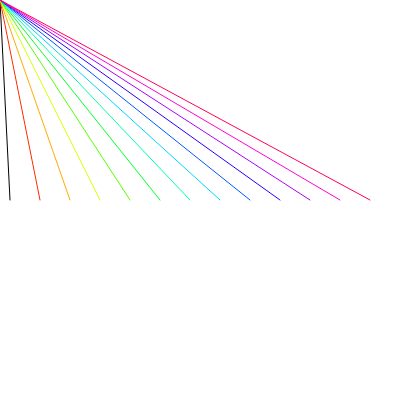
Frame 1 (no input)
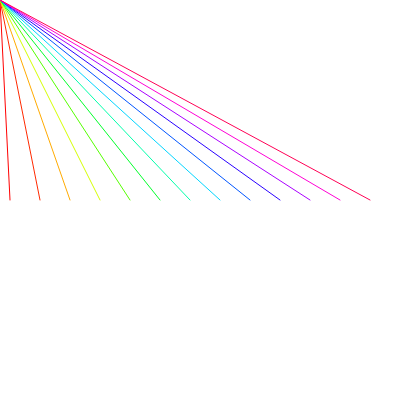
Frame 60 (no input)
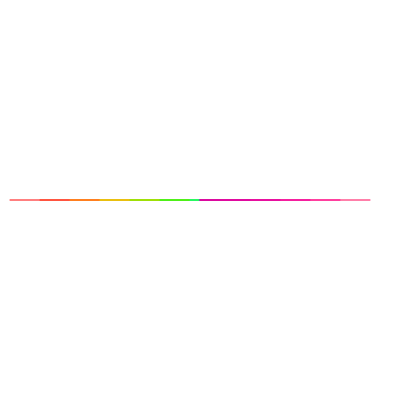
Frame 120 (the mouse pressed at the canvas centre since frame 60)

The p5.js sketch that drew these frames (run headless with seeded random() and noise() and a simulated clock; from frame 60 on, the mouse is pressed at the canvas centre):

// p5.js sketch
// ── sketch.js
function setup() {
  createCanvas(400, 400);
colorMode(HSB);
}

function draw() {
  background(255);

  for (var x = 10; x < width-10; x = x + 30) {
    line(x, height/2, mouseX, mouseY);
   	stroke(x,100,100);
  
  }
}
